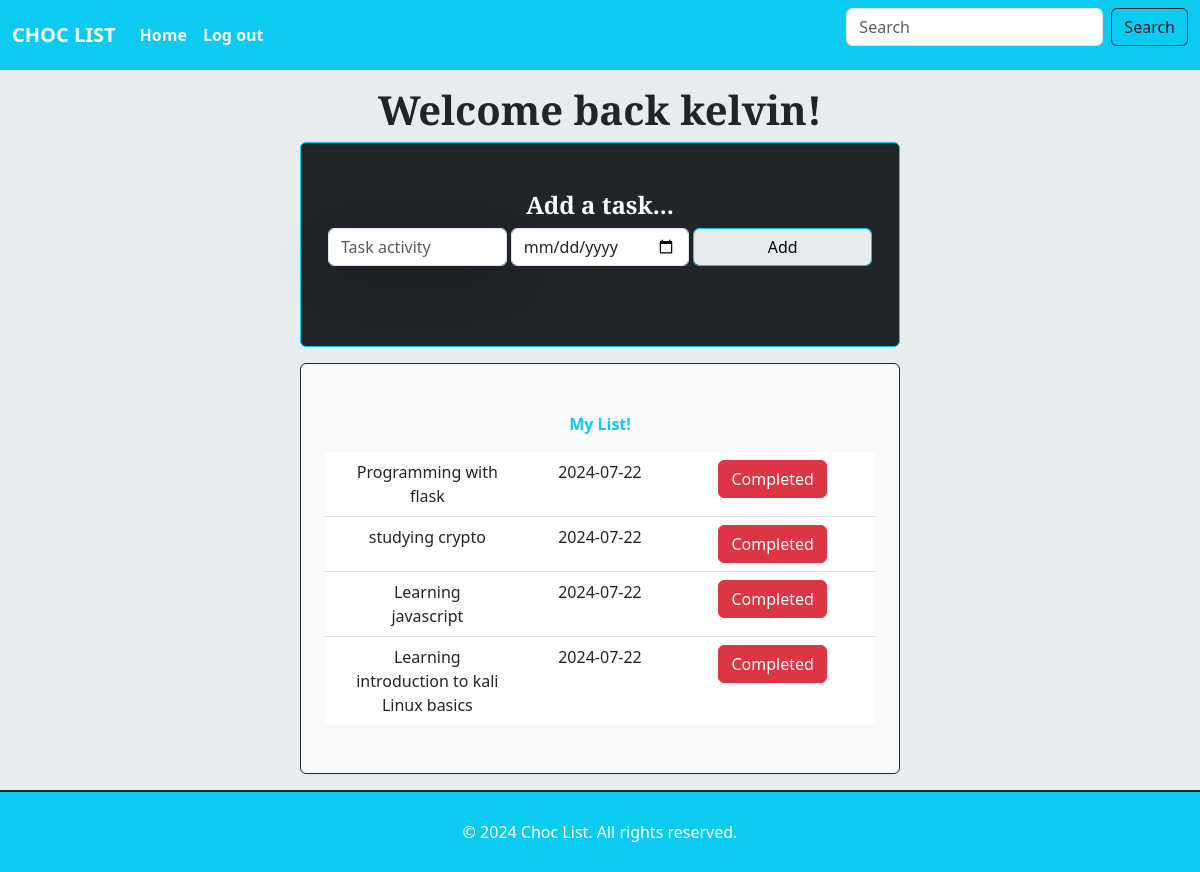
The page /home (signed in) on the database as committed earlier.
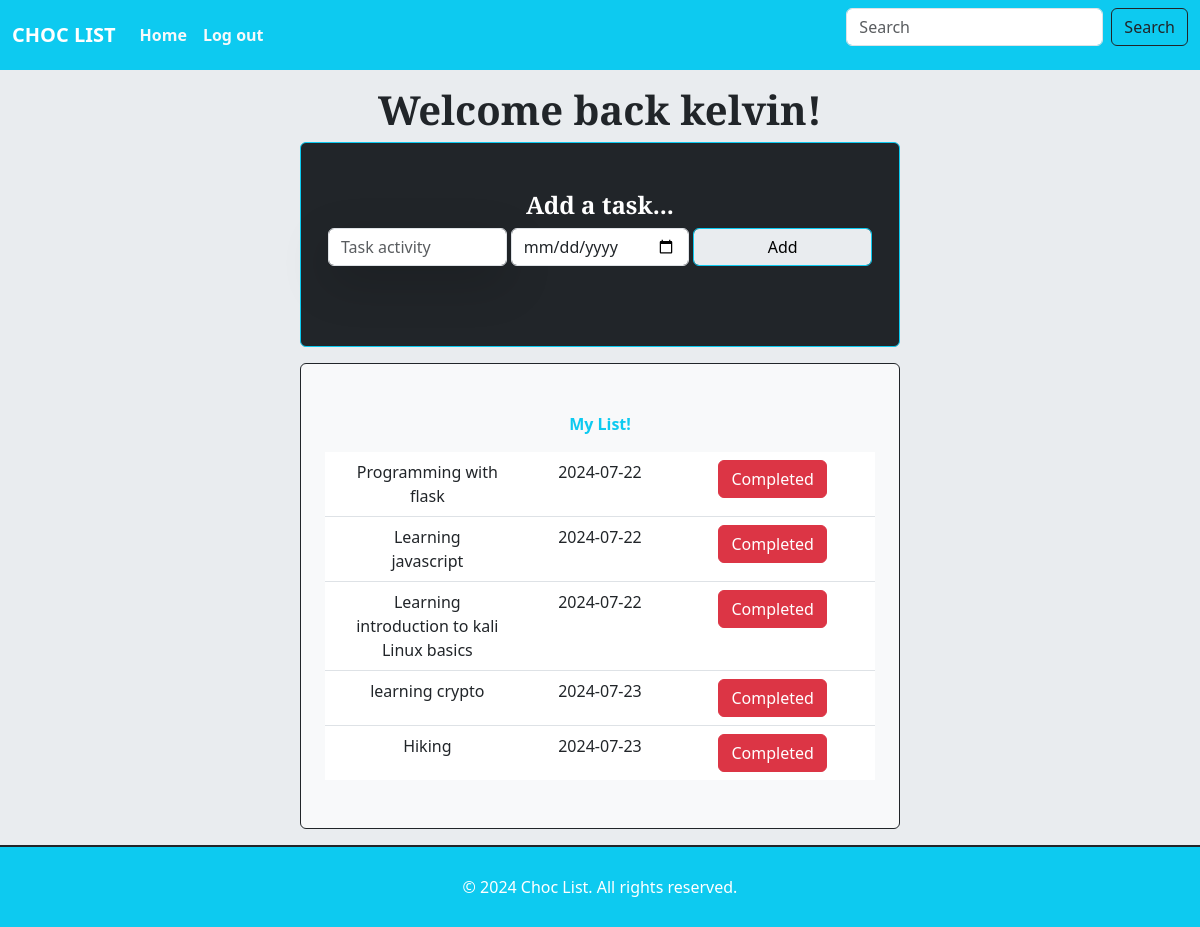
The same page on the database as committed later.
### website/models.py (models this page shows)
class User(db.Model,UserMixin):
    id=db.Column(db.Integer, primary_key=True)
    email=db.Column(db.String(100),unique=True)
    password=db.Column(db.String(100))
    name=db.Column(db.String(100))
    events=db.relationship('Event')

class Event(db.Model):
    id=db.Column(db.Integer, primary_key=True)
    event=db.Column(db.String(1000))
    date = db.Column(db.Date,nullable=False)
    user_id=db.Column(db.Integer,db.ForeignKey('user.id'))

### website/views.py (the view, shortened to what this page needs)
@views.route('/home',methods=['GET','POST'])
@login_required
def home():
    return render_template('home.html')

### website/__init__.py (called while the page is built)
def create_app():
    app = Flask(__name__)
    app.config['SECRET_KEY'] = 'your-secret-key'
    app.config['SQLALCHEMY_DATABASE_URI'] = f'sqlite:///{DB_NAME}'
    app.config['SQLACHEMY_TRACK_MODIFICATIONS'] = True
    db.init_app(app)
    from .views import views
    from .auth import auth
    app.register_blueprint(views,url_prefix='/')
    app.register_blueprint(auth,url_prefix='/')
    from .models import User, Event
    create_database(app)
    login_manager = LoginManager()
    login_manager.login_view = 'auth.login'
    login_manager.init_app(app)
    @login_manager.user_loader
    def load_user(id):
        return User.query.get(int(id))
    return app

### website/templates/home.html (shortened to what this page needs)
{% extends 'base.html' %}
{% block content %}
<div class='text-center'>
    <h1 class='fw-bold text-dark'>Welcome back <span id='user'>{{current_user.name}}</span>!</h1>
</div>
<div class="container-xxl py-5 d-flex flex-row mb-3 border border-1 border-info rounded bg-dark" id="About">
    <div class="container d-flex flex-row mb-3">
        <div class="col wow fadeIn justify-content-center mx-auto" data-wow-delay="0.5s">
            <h4 class='fw-bold text-white text-center'>Add a task...</h4>
            <form method='POST' class="d-flex row mb-3">
                <input type='text' name='event' id='event' placeholder='Task activity' class='form-control shadow-lg col rounded'/>
                <input type="date" class="form-control col rounded ms-1" id='date' name='date'>
                <button type='submit' class='form-control col btn btn-info rounded ms-1' id='addTaskButton'>Add</button>
            </form>
        </div>
    </div>
</div>
<div class="container-xxl py-5 mb-3 border border-1 border-dark rounded text-center bg-light" id="About">
    <p class='fw-bold text-info text-center fw-bold'>My List!</p>
    <div class='container'>
        <ul class='list-group list-group-flush' id='notes'>
            {% for event in current_user.events %}
                <li class='list-group-item d-flex'>
                    <div class="col-4">{{event.event}}</div>
                    <div class="col-4">{{event.date}}</div>
                    <div class="col-4">
                        <button type="button" class="delete-button btn btn-danger rounded text-white" onclick="deleteEvent({{event.id}})">
                            Completed
                        </button>
                    </div>
                </li>
            {% endfor %}
        </ul>
    </div>
</div>
{% endblock %}

### website/templates/base.html (shortened to what this page needs)
<!DOCTYPE>
<html lan="en-US">
    <head>
        <link href="https://cdn.jsdelivr.net/npm/bootstrap@5.3.3/dist/css/bootstrap.min.css" rel="stylesheet">
        <link href="https://cdnjs.cloudflare.com/ajax/libs/font-awesome/5.10.0/css/all.min.css" rel="stylesheet">
        <link href="https://cdn.jsdelivr.net/npm/bootstrap-icons@1.4.1/font/bootstrap-icons.css" rel="stylesheet">
        <link href="{{ url_for('static', filename='auth/lib/animate/animate.min.css')}}" rel="stylesheet">
        <link href="{{url_for('static',filename='auth/lib/owlcarousel/assets/owl.carousel.min.css')}}" rel="stylesheet">
        <link href="{{url_for('static',filename='auth/lib/lightbox/css/lightbox.min.css') }}" rel="stylesheet">
        <link href="{{url_for('static',filename='auth/css/bootstrap.min.css')}}" rel="stylesheet">
        <link href="{{url_for('static',filename='css/styles.css') }}" rel="stylesheet">
        <link rel="stylesheet" href="https://cdn.jsdelivr.net/npm/bootstrap@4.4.1/dist/css/bootstrap.min.css">
        <link rel="stylesheet"
        href="https://stackpath.bootstrapcdn.com/bootstrap/4.4.1/css/bootstrap.min.css"
/>
        <link
        rel="stylesheet"
        href="https://stackpath.bootstrapcdn.com/font-awesome/4.7.0/css/font-awesome.min.css"
/>
        <link rel="stylesheet" href="https://cdn.jsdelivr.net/npm/bootstrap@5.3.2/dist/css/bootstrap.min.css">
    </head>
    <body class='bg-body-secondary'>
        <nav class="navbar navbar-expand-lg bg-info mb-3 sticky-top">
            <div class="container-fluid">
                <a class="navbar-brand fw-bold text-white" href="/home">CHOC LIST</a>
                <div class="collapse navbar-collapse text-light" id="navbarContent">
                    <ul class="navbar-nav me-auto mb-2 mb-lg-0 text-light">
                        {% if current_user.is_authenticated %}
                            <li class="nav-item">
                                <a class="nav-link fw-bold text-light" href="/home">Home</a>
                            </li>
                            <li class="nav-item">
                                <a class="nav-link fw-bold text-light" href="/logout">Log out</a>
                            </li>
                        {% endif %}
                    </ul>
                    <form class="d-flex" role="search" method="POST">
                        <input class="form-control me-2" type="search" placeholder="Search" aria-label="Search">
                        <button class="btn btn-outline-dark" type="submit">Search</button>
                    </form>
                </div>
            </div>
        </nav>
        <div class='w-50 mx-auto'>
            {% block content %}
            {% endblock %}
        </div>
        <footer class="footer text-center bg-info border-top border-dark border-2 ">
            <div class="d-flex flex-column">
                <div class='p-2'>
                    <p class='text-white'>&copy; 2024 Choc List. All rights reserved.</p>
                </div>
            </div>
        </footer>
    </body>
</html>

### website/static/css/styles.css (style rules this page uses)
.footer { background-color: #6c757d; padding: 20px 0; bottom: 0; width: 100%; }
.footer p { margin: 0; }
.add-button, .delete-button { padding-top: 6px; padding-bottom: 6px; font-size: 16px; border: none; color: white; cursor: pointer; border-radius: 4px; }
.delete-button { background-color: darkred; }

Rows that differ between the two databases and show on the page:
removed Event: event "studying crypto", date "2024-07-22"
added Event: event "learning crypto", date "2024-07-23"
added Event: event "Hiking", date "2024-07-23"
